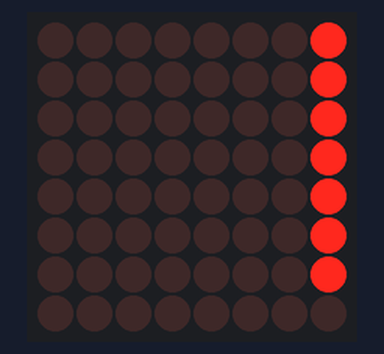
Simulated run of this sketch. Board: Arduino Uno, built with avr-gcc and run on an emulated ATmega328P. Parts: 8×8 LED matrix.

Above: at 0.15 s.
At 0.85 s:
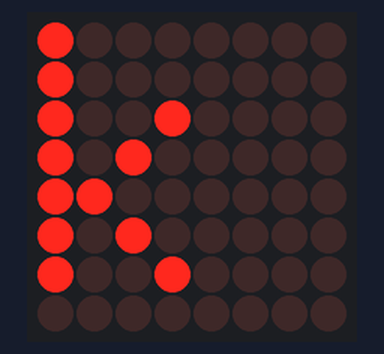
At 1.55 s:
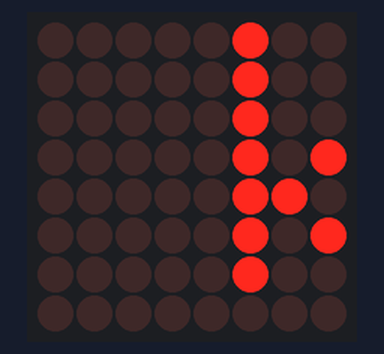

Measured:
- by itself, everything shown: repeats every 1.2 s, in 12 steps

The sketch:

8_dot_matrix.ino
```cpp
#include <MD_Parola.h>
#include <MD_MAX72xx.h>

#define HARDWARE_TYPE MD_MAX72XX::FC16_HW
#define MAX_DEVICES 1 // 1 block
#define CS_PIN 5

// create an instance of the MD_Parola class
MD_Parola ledMatrix = MD_Parola(HARDWARE_TYPE, CS_PIN, MAX_DEVICES);

void setup() {
  ledMatrix.begin();         // initialize the object
  ledMatrix.setIntensity(0); // set the brightness of the LED matrix display (from 0 to 15)
  ledMatrix.displayClear();  // clear led matrix display

  ledMatrix.displayScroll("k", PA_CENTER, PA_SCROLL_LEFT, 100);
}

void loop() {
  if (ledMatrix.displayAnimate()) {
    ledMatrix.displayReset();
  }
}
```
